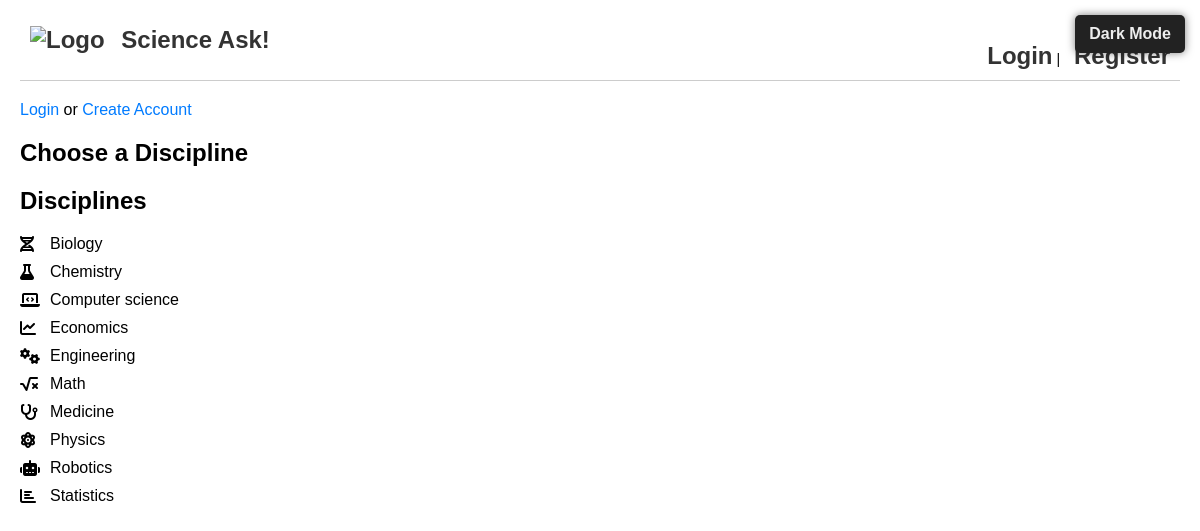
The page / on the database its author committed.
### models.py (models this page shows)
class Tag(db.Model):
    id = db.Column(db.Integer, primary_key=True)
    name = db.Column(db.String(50), unique=True, nullable=False)

### app.py (the view)
@app.route('/')
def home():
    disciplines = [t.name for t in Tag.query.order_by(Tag.name).all()]
    return render_template('home.html', disciplines=disciplines)

### templates/home.html
{% extends "base.html" %}
{% block content %}
  {% if not current_user.is_authenticated %}
    <a href="{{ url_for('login') }}">Login</a> or <a href="{{ url_for('register') }}">Create Account</a>
  {% endif %}
  <h2>Choose a Discipline</h2>
  {% set icon_map = {
    'math': 'fa-square-root-alt',
    'physics': 'fa-atom',
    'chemistry': 'fa-flask',
    'biology': 'fa-dna',
    'computer science': 'fa-laptop-code',
    'economics': 'fa-chart-line',
    'medicine': 'fa-stethoscope',
    'statistics': 'fa-chart-bar',
    'robotics': 'fa-robot',
    'engineering': 'fa-gears'
  } %}
  <h2>Disciplines</h2>
  <ul style="list-style-type:none; padding-left: 0;">
    {% for discipline in disciplines %}
      <li style="display: flex; align-items: center; margin-bottom: 10px;">
        <i class="fas {{ icon_map[discipline] }}" style="width: 20px; min-width: 20px; margin-right: 10px;"></i>
        <a href="{{ url_for('dashboard', tag=discipline) }}" style="text-decoration: none; color: inherit;">
          {{ discipline|capitalize }}
        </a>
      </li>
    {% endfor %}
  </ul>
{% endblock %}

### templates/base.html (shortened to what this page needs)
<!DOCTYPE html>
<html>
<head>
    <link rel="stylesheet" href="https://cdnjs.cloudflare.com/ajax/libs/font-awesome/6.4.0/css/all.min.css">
    <link rel="stylesheet" href="{{ url_for('static', filename='style1.css') }}">
</head>
<body>
    <header>
        <a href="{{ url_for('home') }}">
            <img src="{{ url_for('static', filename='logo.png') }}" alt="Logo" class="logo">
            Science Ask!
        </a>
        <nav>
            <button id="darkModeToggle" class="btn btn-secondary">🌙 Dark Mode</button>
            {% if current_user.is_authenticated %}
                Logged in as {{ current_user.username }} |
                <a href="{{ url_for('logout') }}">Logout</a>
            {% else %}
                <a href="{{ url_for('login') }}">Login</a> |
                <a href="{{ url_for('register') }}">Register</a>
            {% endif %}
        </nav>
    </header>
    {% block content %}{% endblock %}
</body>
</html>

### static/style1.css (style rules this page uses)
body { background-color: white; color: black; font-family: Arial, sans-serif; margin: 0; padding: 0 20px; transition: background-color 0.3s ease, color 0.3s ease; }
a { color: #007bff; text-decoration: none; transition: color 0.3s ease; }
button { background-color: #007bff; border: none; padding: 10px 16px; color: white; border-radius: 6px; cursor: pointer; font-size: 1rem; transition: background-color 0.3s ease; }
#darkModeToggle { position: fixed; top: 15px; right: 15px; background-color: #222; border: none; padding: 10px 14px; color: #eee; cursor: pointer; border-radius: 5px; z-index: 9999; font-weight: bold; box-shadow: 0 0 8px rgba(0,0,0,0.5); transition: background-color 0.3s ease, color 0.3s ease; }

### templates/base.html (style rules this page uses)
header { display: flex; align-items: center; padding: 10px; border-bottom: 1px solid #ccc; margin-bottom: 20px; }
header img.logo { height: 90px; margin-right: 10px; cursor: pointer; }
header a { text-decoration: none; font-size: 24px; font-weight: bold; color: #333; }
nav { margin-left: auto; font-size: 14px; }
nav a { margin-left: 10px; text-decoration: none; color: #333; }

### rows shown on the page
Tag: name "Biology"
Tag: name "Chemistry"
Tag: name "Computer science"
Tag: name "Economics"
Tag: name "Engineering"
Tag: name "Math"
Tag: name "Medicine"
Tag: name "Physics"
Tag: name "Robotics"
Tag: name "Statistics"
